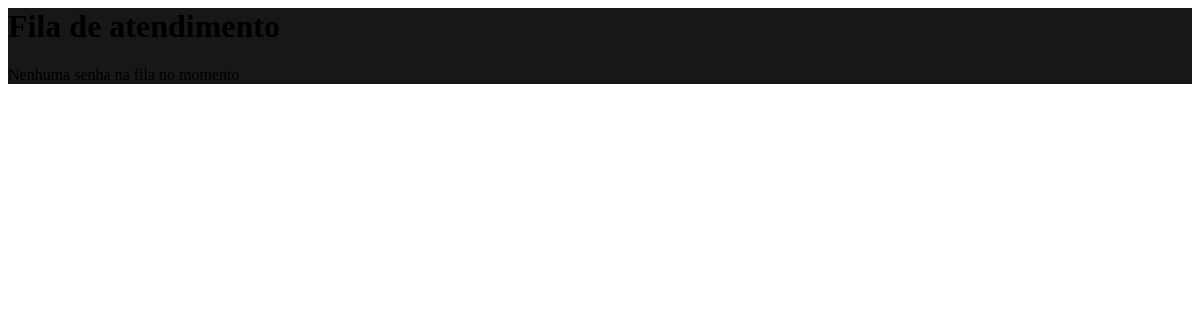
Page /adminSeletto/fila-partial/ (signed in) on the earlier database version.
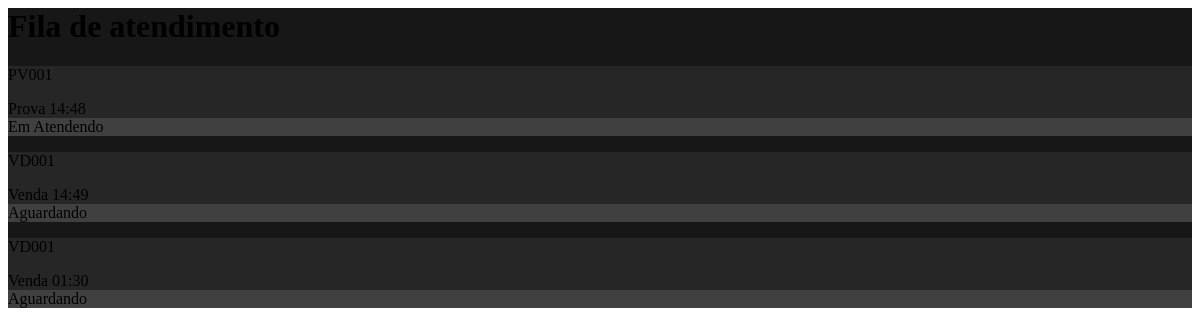
Same page on the later database version.
### filas/models.py (models this page shows, shortened)
class Senha(models.Model):
    STATUS = (
        ('AGUARDANDO', 'Aguardando'),
        ('CHAMADA', 'Chamada'),
        ('EM_ATENDENDO', 'Em Atendendo'),
        ('FINALIZADO', 'Finalizado'),
        ('ATENDIDA', 'Atendida'),
        ('CANCELADA', 'Cancelada'),
    )
    codigo = models.CharField(max_length=20, unique=True, db_index=True)
    token = models.UUIDField(default=uuid.uuid4, editable=False, unique=True, db_index=True)
    cliente_nome = models.CharField(
        max_length=100,
        null=False,
        blank=False,
        )
    cliente_email = models.EmailField(
        max_length=254,
        null=True,
        blank=True,
    )
    cliente_telefone = models.CharField(
        max_length=20,
        null=False,
        blank=False,
        )
    fila = models.ForeignKey(
        Fila,
        on_delete=models.CASCADE
        )
    categoria = models.ForeignKey(
        Categoria,
        on_delete=models.CASCADE,
        null=False,
    )
    status = models.CharField(
        max_length=20,
        choices=STATUS,
        default='AGUARDANDO',
    )
    criada_em = models.DateTimeField(auto_now_add=True)
    chamada_em = models.DateTimeField(
        null=True,
        blank=True
        )
    finalizado_em = models.DateTimeField(
        null=True,
        blank=True
        )
    atendente = models.CharField(
        max_length=100,
        null=True,
        blank=True
        )

class Categoria(models.Model):
    nome = models.CharField(max_length=100)
    fila = models.ForeignKey(Fila, on_delete=models.CASCADE, related_name='categorias')
    prioridade = models.IntegerField(default=0)
    prefixo = models.CharField(max_length=10, default='A')  # Ex: PN, PR, A, FG
    peso = models.IntegerField(default=1)  # Para ordenação na fila
    tempo_estimado_min = models.IntegerField(default=10)  # em minutos
    tempo_estimado_max = models.IntegerField(default=20)  # em minutos
    ativa = models.BooleanField(default=True)

### core/views.py (the view)
@role_required('admin', 'funcionario')
def admin_fila_partial(request):
    fila = Senha.objects.select_related(
        'categoria'
    ).filter(
        Q(status='AGUARDANDO') |
        Q(status='EM_ATENDENDO')
    ).order_by(
        '-categoria__peso',
        'criada_em'
    )
    context = {
        'fila': fila
    }
    return render(
        request,
        'partials/admin_fila.html',
        context
    )

### core/templates/partials/admin_fila.html
<div class="py-4 px-4 rounded-4 text-white" style="background-color: rgb(23, 23, 23);">
    <h1>Fila de atendimento</h1>
    {% for senha in fila %}
    <div class="px-4 py-4 rounded-4 my-3" style="background-color: rgb(38, 38, 38);">
        <div class="d-flex justify-content-between align-items-start">
            <div class="d-flex gap-3 align-items-center">
                <p class="fs-2">{{ senha.codigo }}</p>
                <div class="d-flex flex-column">
                    <span class="fs-6">{{ senha.categoria.nome }}</span>
                    <span class="text-secondary">{{ senha.criada_em|date:"H:i" }}</span>
                </div>
            </div>
            <div class="rounded-3 py-2 px-4" style="background-color: rgb(64,64,64);">
                {{ senha.get_status_display|default:senha.status|title }}
            </div>
        </div>
    </div>
    {% empty %}
    <p class="text-secondary py-4">
        Nenhuma senha na fila no momento
    </p>
    {% endfor %}
</div>

Differences in the rows shown:
added Senha: codigo "PV001", categoria.nome "Prova", criada_em "14:48", status "Em Atendendo"
added Senha: codigo "VD001", categoria.nome "Venda", criada_em "14:49", status "Aguardando"
added Senha: codigo "VD001", categoria.nome "Venda", criada_em "01:30", status "Aguardando"
Other differences:
text no longer shown: "Nenhuma senha na fila no momento"
